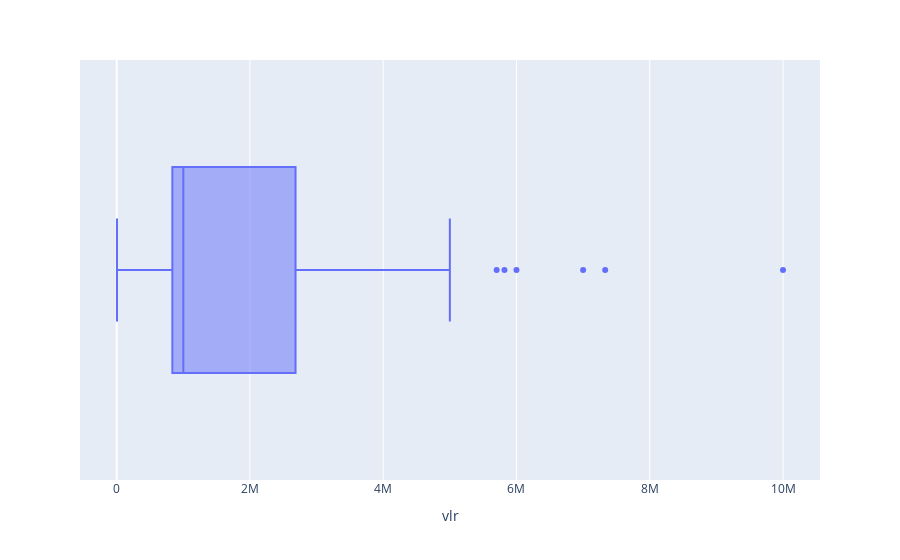

This figure's notebook cell:
### Markdown cell above
### Outliers

Dados no formato de boxplot. Não agregado para poder verificar outliers.

### Code cell
fig = px.box(df_cidades, x="vlr")
fig.show()

### Figure 1 — Plotly figure (JSON) as saved in the notebook; plotly's stock layout.template omitted (floating-point values rounded to 4 significant figures)
{"data": [{"alignmentgroup": "True", "hovertemplate": "vlr=%{x}<extra></extra>", "legendgroup": "", "marker": {"color": "#636efa"}, "name": "", "notched": false, "offsetgroup": "", "orientation": "h", "showlegend": false, "type": "box", "x": [100000, 250000, 250000, 400000, 500000, 500000, 500000, 500000, 500000, 500000, 500000, 500000, 500012, 800000, 800000, 800012, 900000, 977525, 977525, 1000000, 1000000, 1000000, 1000000, 1000000, 1000000, 216600.0, 1000000, 1000000, 1000000, 1000000, 1000000, 847100.0, 1000000, 1000000, 1000000, 1000012, 1000012, 1000012, 1089365, 1125000, 1294786, 1450000, 1500000, 1500000, 1629209, 1714511, 1852448, 1935792, 2000000, 2000000, 2000000, 2000000, 2443813, 2600000, 2719682, 2769655, 461900.0, 3000000, 3258418, 3258418, 3258418, 3500000, 3665720, 2672000.0, 4073023, 4887627, 4887627, 4947710, 5000000, 4666.0, 5702232, 5819682, 6000000, 7000000, 7331441, 10000000, 1869000.0], "x0": " ", "xaxis": "x", "y0": " ", "yaxis": "y"}], "layout": {"boxmode": "group", "legend": {"tracegroupgap": 0}, "margin": {"t": 60}, "xaxis": {"anchor": "y", "domain": [0, 1], "title": {"text": "vlr"}}, "yaxis": {"anchor": "x", "domain": [0, 1]}}}
